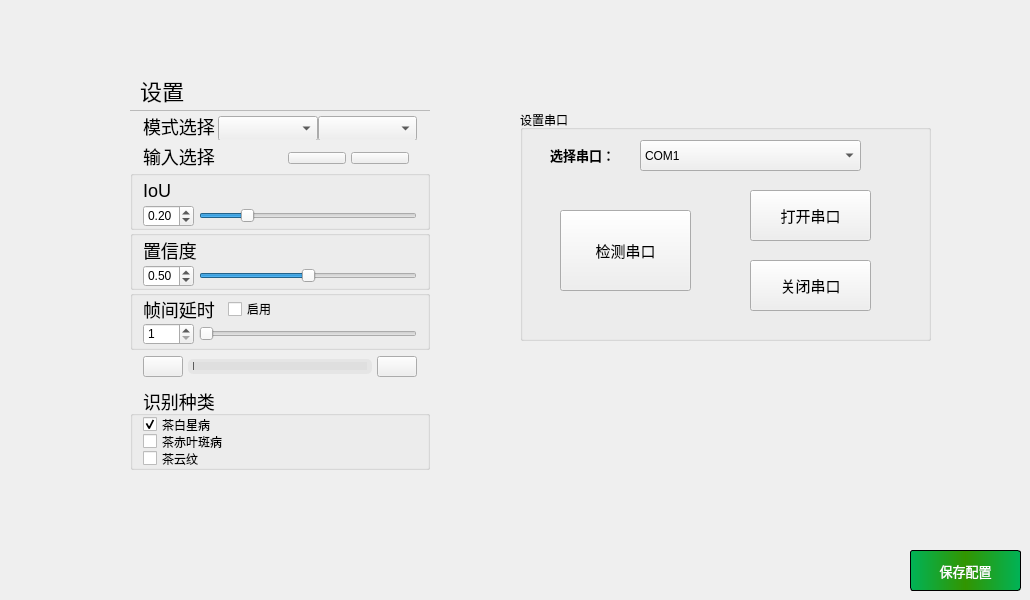
    <widget class="QWidget" name="tab_2">
     <attribute name="icon">
      <iconset>
       <normaloff>../PycharmProjects/Upper/image/sz_01.png</normaloff>
       <normalon>../PycharmProjects/Upper/image/sz.png</normalon>../PycharmProjects/Upper/image/sz_01.png</iconset>
     </attribute>
     <attribute name="title">
      <string>参数设置</string>
     </attribute>
     <widget class="QPushButton" name="save_buton">
      <property name="geometry">
       <rect>
        <x>910</x>
        <y>550</y>
        <width>111</width>
        <height>41</height>
       </rect>
      </property>
      <property name="font">
       <font>
        <family>微软雅黑</family>
        <pointsize>10</pointsize>
        <weight>9</weight>
        <italic>false</italic>
        <bold>false</bold>
       </font>
      </property>
      <property name="styleSheet">
       <string notr="true">QPushButton{  
    border-radius:3px ;
    font: 75 10pt &quot;微软雅黑&quot;;	
	background-color: qlineargradient(x1:0, y1:0, x2:1, y2:0,stop:0 rgb(0, 179, 87),stop:0.5 rgb(50, 149, 0),stop:1 rgb(0,179, 87));
    color: rgb(255, 255, 255);
	border: 0.5px solid ;
}

QPushButton:hover{
	background-color: rgb(132, 132, 132);
}
QPushButton:pressed{
	background-color: rgb(63, 63, 63);
}</string>
      </property>
      <property name="text">
       <string>保存配置</string>
      </property>
     </widget>
     <widget class="QGroupBox" name="groupBox_4">
      <property name="geometry">
       <rect>
        <x>520</x>
        <y>110</y>
        <width>411</width>
        <height>231</height>
       </rect>
      </property>
      <property name="title">
       <string>设置串口</string>
      </property>
      <widget class="QPushButton" name="checkbutton">
       <property name="geometry">
        <rect>
         <x>40</x>
         <y>100</y>
         <width>131</width>
         <height>81</height>
        </rect>
       </property>
       <property name="font">
        <font>
         <pointsize>11</pointsize>
        </font>
       </property>
       <property name="text">
        <string>检测串口</string>
       </property>
      </widget>
      <widget class="QPushButton" name="closebutton">
       <property name="geometry">
        <rect>
         <x>230</x>
         <y>150</y>
         <width>121</width>
         <height>51</height>
        </rect>
       </property>
       <property name="font">
        <font>
         <pointsize>11</pointsize>
        </font>
       </property>
       <property name="text">
        <string>关闭串口</string>
       </property>
      </widget>
      <widget class="QPushButton" name="openbutton">
       <property name="geometry">
        <rect>
         <x>230</x>
         <y>80</y>
         <width>121</width>
         <height>51</height>
        </rect>
       </property>
       <property name="font">
        <font>
         <pointsize>11</pointsize>
        </font>
       </property>
       <property name="text">
        <string>打开串口</string>
       </property>
      </widget>
      <widget class="QLabel" name="label_5">
       <property name="geometry">
        <rect>
         <x>30</x>
         <y>30</y>
         <width>81</width>
         <height>31</height>
        </rect>
       </property>
       <property name="text">
        <string>&lt;html&gt;&lt;head/&gt;&lt;body&gt;&lt;p&gt;&lt;span style=&quot; font-size:10pt; font-weight:600;&quot;&gt;选择串口：&lt;/span&gt;&lt;/p&gt;&lt;/body&gt;&lt;/html&gt;</string>
       </property>
      </widget>
      <widget class="QComboBox" name="comboBox">
       <property name="geometry">
        <rect>
         <x>120</x>
         <y>30</y>
         <width>221</width>
         <height>31</height>
        </rect>
       </property>
       <item>
        <property name="text">
         <string>COM1</string>
        </property>
       </item>
       <item>
        <property name="text">
         <string>COM2</string>
        </property>
       </item>
       <item>
        <property name="text">
         <string>COM3</string>
        </property>
       </item>
      </widget>
     </widget>
     <widget class="QGroupBox" name="groupBox_7">
      <property name="geometry">
       <rect>
        <x>130</x>
        <y>290</y>
        <width>300</width>
        <height>60</height>
       </rect>
      </property>
      <property name="minimumSize">
       <size>
        <width>0</width>
        <height>60</height>
       </size>
      </property>
      <property name="maximumSize">
       <size>
        <width>16777215</width>
        <height>60</height>
       </size>
      </property>
      <property name="styleSheet">
       <string notr="true">#groupBox_6{
border:none;
}</string>
      </property>
      <property name="title">
       <string/>
      </property>
      <layout class="QVBoxLayout" name="verticalLayout_8">
       <property name="spacing">
        <number>0</number>
       </property>
       <property name="leftMargin">
        <number>10</number>
       </property>
       <property name="topMargin">
        <number>0</number>
       </property>
       <property name="rightMargin">
        <number>10</number>
       </property>
       <property name="bottomMargin">
        <number>0</number>
       </property>
       <item>
        <layout class="QHBoxLayout" name="horizontalLayout_13">
         <property name="spacing">
          <number>5</number>
         </property>
         <property name="bottomMargin">
          <number>0</number>
         </property>
         <item>
          <widget class="QLabel" name="label_11">
           <property name="maximumSize">
            <size>
             <width>80</width>
             <height>16777215</height>
            </size>
           </property>
           <property name="styleSheet">
            <string notr="true">font-size:18px;</string>
           </property>
           <property name="text">
            <string>帧间延时</string>
           </property>
          </widget>
         </item>
         <item>
          <widget class="QCheckBox" name="checkBox_enable">
           <property name="styleSheet">
            <string notr="true"/>
           </property>
           <property name="text">
            <string>启用</string>
           </property>
          </widget>
         </item>
        </layout>
       </item>
       <item>
        <layout class="QHBoxLayout" name="horizontalLayout_14">
         <property name="spacing">
          <number>5</number>
         </property>
         <item>
          <widget class="QSpinBox" name="rateSpinBox">
           <property name="minimumSize">
            <size>
             <width>51</width>
             <height>0</height>
            </size>
           </property>
           <property name="styleSheet">
            <string notr="true"/>
           </property>
           <property name="minimum">
            <number>1</number>
           </property>
           <property name="maximum">
            <number>30</number>
           </property>
          </widget>
         </item>
         <item>
          <widget class="QSlider" name="rateSlider">
           <property name="styleSheet">
            <string notr="true"/>
           </property>
           <property name="minimum">
            <number>1</number>
           </property>
           <property name="maximum">
            <number>30</number>
           </property>
           <property name="pageStep">
            <number>1</number>
           </property>
           <property name="value">
            <number>1</number>
           </property>
           <property name="orientation">
            <enum>Qt::Horizontal</enum>
           </property>
          </widget>
         </item>
        </layout>
       </item>
      </layout>
     </widget>
     <widget class="QGroupBox" name="groupBox_2">
      <property name="geometry">
       <rect>
        <x>130</x>
        <y>110</y>
        <width>300</width>
        <height>30</height>
       </rect>
      </property>
      <property name="minimumSize">
       <size>
        <width>0</width>
        <height>30</height>
       </size>
      </property>
      <property name="maximumSize">
       <size>
        <width>16777215</width>
        <height>30</height>
       </size>
      </property>
      <property name="styleSheet">
       <string notr="true">#groupBox_2{
border:none;
border-top:1px solid #bababa;
}
</string>
      </property>
      <property name="title">
       <string/>
      </property>
      <layout class="QHBoxLayout" name="horizontalLayout_7">
       <property name="spacing">
        <number>0</number>
       </property>
       <property name="leftMargin">
        <number>10</number>
       </property>
       <property name="topMargin">
        <number>0</number>
       </property>
       <property name="rightMargin">
        <number>10</number>
       </property>
       <property name="bottomMargin">
        <number>0</number>
       </property>
       <item>
        <widget class="QLabel" name="label_6">
         <property name="minimumSize">
          <size>
           <width>0</width>
           <height>0</height>
          </size>
         </property>
         <property name="maximumSize">
          <size>
           <width>75</width>
           <height>16777215</height>
          </size>
         </property>
         <property name="styleSheet">
          <string notr="true">font-size:18px;</string>
         </property>
         <property name="text">
          <string>模式选择</string>
         </property>
         <property name="indent">
          <number>0</number>
         </property>
        </widget>
       </item>
       <item>
        <widget class="QComboBox" name="comboBox_task">
         <property name="minimumSize">
          <size>
           <width>0</width>
           <height>25</height>
          </size>
         </property>
         <property name="maximumSize">
          <size>
           <width>120</width>
           <height>16777215</height>
          </size>
         </property>
         <property name="currentIndex">
          <number>-1</number>
         </property>
        </widget>
       </item>
       <item>
        <widget class="QComboBox" name="comboBox_model">
         <property name="minimumSize">
          <size>
           <width>0</width>
           <height>25</height>
          </size>
         </property>
        </widget>
       </item>
      </layout>
     </widget>
     <widget class="QGroupBox" name="groupBox">
      <property name="geometry">
       <rect>
        <x>130</x>
        <y>70</y>
        <width>300</width>
        <height>40</height>
       </rect>
      </property>
      <property name="minimumSize">
       <size>
        <width>0</width>
        <height>40</height>
       </size>
      </property>
      <property name="maximumSize">
       <size>
        <width>16777215</width>
        <height>40</height>
       </size>
      </property>
      <property name="styleSheet">
       <string notr="true">border:none;</string>
      </property>
      <property name="title">
       <string/>
      </property>
      <layout class="QHBoxLayout" name="horizontalLayout_6">
       <property name="spacing">
        <number>0</number>
       </property>
       <property name="leftMargin">
        <number>10</number>
       </property>
       <property name="topMargin">
        <number>0</number>
       </property>
       <property name="rightMargin">
        <number>10</number>
       </property>
       <property name="bottomMargin">
        <number>0</number>
       </property>
       <item>
        <widget class="QLabel" name="label_3">
         <property name="styleSheet">
          <string notr="true">font-size:22px;</string>
         </property>
         <property name="text">
          <string>设置</string>
         </property>
         <property name="indent">
          <number>0</number>
         </property>
        </widget>
       </item>
      </layout>
     </widget>
     <widget class="QGroupBox" name="groupBox_3">
      <property name="geometry">
       <rect>
        <x>130</x>
        <y>140</y>
        <width>300</width>
        <height>30</height>
       </rect>
      </property>
      <property name="minimumSize">
       <size>
        <width>0</width>
        <height>30</height>
       </size>
      </property>
      <property name="maximumSize">
       <size>
        <width>16777215</width>
        <height>30</height>
       </size>
      </property>
      <property name="styleSheet">
       <string notr="true">#groupBox_3{
border:none;
}</string>
      </property>
      <property name="title">
       <string/>
      </property>
      <layout class="QHBoxLayout" name="horizontalLayout_9">
       <property name="spacing">
        <number>0</number>
       </property>
       <property name="leftMargin">
        <number>10</number>
       </property>
       <property name="topMargin">
        <number>0</number>
       </property>
       <property name="rightMargin">
        <number>10</number>
       </property>
       <property name="bottomMargin">
        <number>0</number>
       </property>
       <item>
        <widget class="QLabel" name="label_7">
         <property name="maximumSize">
          <size>
           <width>16777215</width>
           <height>16777215</height>
          </size>
         </property>
         <property name="styleSheet">
          <string notr="true">font-size:18px;</string>
         </property>
         <property name="text">
          <string>输入选择</string>
         </property>
        </widget>
       </item>
       <item>
        <widget class="QGroupBox" name="groupBox_input">
         <property name="styleSheet">
          <string notr="true">#groupBox_input{
border:none;
}</string>
         </property>
         <property name="title">
          <string/>
         </property>
         <layout class="QHBoxLayout" name="horizontalLayout_10">
          <property name="spacing">
           <number>5</number>
          </property>
          <property name="leftMargin">
           <number>5</number>
          </property>
          <property name="topMargin">
           <number>0</number>
          </property>
          <property name="rightMargin">
           <number>5</number>
          </property>
          <property name="bottomMargin">
           <number>0</number>
          </property>
          <item>
           <widget class="QPushButton" name="fileButton_2">
            <property name="minimumSize">
             <size>
              <width>0</width>
              <height>0</height>
             </size>
            </property>
            <property name="toolTip">
             <string>打开</string>
            </property>
            <property name="text">
             <string/>
            </property>
            <property name="icon">
             <iconset resource="E:/参考界面/boneage_pyqt5-master/UIqrc.qrc">
              <normaloff>:/detect/icon/打开.png</normaloff>:/detect/icon/打开.png</iconset>
            </property>
           </widget>
          </item>
          <item>
           <widget class="QPushButton" name="cameraButton_2">
            <property name="minimumSize">
             <size>
              <width>0</width>
              <height>0</height>
             </size>
            </property>
            <property name="toolTip">
             <string>摄像头</string>
            </property>
            <property name="text">
             <string/>
            </property>
            <property name="icon">
             <iconset resource="E:/参考界面/boneage_pyqt5-master/UIqrc.qrc">
              <normaloff>:/detect/icon/摄像头开.png</normaloff>
              <activeon>:/detect/icon/摄像头关.png</activeon>
              <selectedon>:/detect/icon/摄像头关.png</selectedon>:/detect/icon/摄像头开.png</iconset>
            </property>
            <property name="checkable">
             <bool>true</bool>
            </property>
           </widget>
          </item>
         </layout>
        </widget>
       </item>
      </layout>
     </widget>
     <widget class="QGroupBox" name="groupBox_8">
      <property name="geometry">
       <rect>
        <x>130</x>
        <y>230</y>
        <width>300</width>
        <height>60</height>
       </rect>
      </property>
      <property name="minimumSize">
       <size>
        <width>0</width>
        <height>60</height>
       </size>
      </property>
      <property name="maximumSize">
       <size>
        <width>16777215</width>
        <height>60</height>
       </size>
      </property>
      <property name="styleSheet">
       <string notr="true">#groupBox_5{
border:none;
}</string>
      </property>
      <property name="title">
       <string/>
      </property>
      <layout class="QVBoxLayout" name="verticalLayout_7">
       <property name="spacing">
        <number>0</number>
       </property>
       <property name="leftMargin">
        <number>10</number>
       </property>
       <property name="topMargin">
        <number>0</number>
       </property>
       <property name="rightMargin">
        <number>10</number>
       </property>
       <property name="bottomMargin">
        <number>0</number>
       </property>
       <item>
        <widget class="QLabel" name="label_10">
         <property name="styleSheet">
          <string notr="true">font-size:18px;</string>
         </property>
         <property name="text">
          <string>置信度</string>
         </property>
        </widget>
       </item>
       <item>
        <layout class="QHBoxLayout" name="horizontalLayout_12">
         <property name="spacing">
          <number>5</number>
         </property>
         <item>
          <widget class="QDoubleSpinBox" name="confSpinBox">
           <property name="styleSheet">
            <string notr="true"/>
           </property>
           <property name="maximum">
            <double>1.000000000000000</double>
           </property>
           <property name="singleStep">
            <double>0.010000000000000</double>
           </property>
           <property name="value">
            <double>0.500000000000000</double>
           </property>
          </widget>
         </item>
         <item>
          <widget class="QSlider" name="confSlider">
           <property name="styleSheet">
            <string notr="true"/>
           </property>
           <property name="maximum">
            <number>100</number>
           </property>
           <property name="value">
            <number>50</number>
           </property>
           <property name="orientation">
            <enum>Qt::Horizontal</enum>
           </property>
          </widget>
         </item>
        </layout>
       </item>
      </layout>
     </widget>
     <widget class="QGroupBox" name="groupBox_9">
      <property name="geometry">
       <rect>
        <x>130</x>
        <y>170</y>
        <width>300</width>
        <height>60</height>
       </rect>
      </property>
      <property name="minimumSize">
       <size>
        <width>0</width>
        <height>60</height>
       </size>
      </property>
      <property name="maximumSize">
       <size>
        <width>16777215</width>
        <height>60</height>
       </size>
      </property>
      <property name="styleSheet">
       <string notr="true">#groupBox_4{
border:none;
}</string>
      </property>
      <property name="title">
       <string/>
      </property>
      <layout class="QVBoxLayout" name="verticalLayout_6">
       <property name="spacing">
        <number>0</number>
       </property>
       <property name="leftMargin">
        <number>10</number>
       </property>
       <property name="topMargin">
        <number>0</number>
       </property>
       <property name="rightMargin">
        <number>10</number>
       </property>
       <property name="bottomMargin">
        <number>0</number>
       </property>
       <item>
        <widget class="QLabel" name="label_8">
         <property name="styleSheet">
          <string notr="true">font-size:18px;</string>
         </property>
         <property name="text">
          <string>IoU</string>
         </property>
        </widget>
       </item>
       <item>
        <layout class="QHBoxLayout" name="horizontalLayout_11">
         <property name="spacing">
          <number>5</number>
         </property>
         <property name="leftMargin">
          <number>0</number>
         </property>
         <property name="rightMargin">
          <number>0</number>
         </property>
         <item>
          <widget class="QDoubleSpinBox" name="iouSpinBox">
           <property name="styleSheet">
            <string notr="true"/>
           </property>
           <property name="maximum">
            <double>1.000000000000000</double>
           </property>
           <property name="singleStep">
            <double>0.010000000000000</double>
           </property>
           <property name="value">
            <double>0.200000000000000</double>
           </property>
          </widget>
         </item>
         <item>
          <widget class="QSlider" name="iouSlider">
           <property name="styleSheet">
            <string notr="true"/>
           </property>
           <property name="maximum">
            <number>100</number>
           </property>
           <property name="value">
            <number>20</number>
           </property>
           <property name="orientation">
            <enum>Qt::Horizontal</enum>
           </property>
          </widget>
         </item>
        </layout>
       </item>
      </layout>
     </widget>
     <widget class="QGroupBox" name="groupBox_10">
      <property name="geometry">
       <rect>
        <x>130</x>
        <y>350</y>
        <width>300</width>
        <height>30</height>
       </rect>
      </property>
      <property name="minimumSize">
       <size>
        <width>0</width>
        <height>30</height>
       </size>
      </property>
      <property name="maximumSize">
       <size>
        <width>16777215</width>
        <height>30</height>
       </size>
      </property>
      <property name="styleSheet">
       <string notr="true">#groupBox_10{
border:none;
}</string>
      </property>
      <property name="title">
       <string/>
      </property>
      <layout class="QHBoxLayout" name="horizontalLayout_15">
       <property name="spacing">
        <number>5</number>
       </property>
       <property name="leftMargin">
        <number>10</number>
       </property>
       <property name="topMargin">
        <number>0</number>
       </property>
       <property name="rightMargin">
        <number>10</number>
       </property>
       <property name="bottomMargin">
        <number>0</number>
       </property>
       <item>
        <widget class="QPushButton" name="runButton">
         <property name="minimumSize">
          <size>
           <width>0</width>
           <height>0</height>
          </size>
         </property>
         <property name="toolTip">
          <string>运行/暂停</string>
         </property>
         <property name="text">
          <string/>
         </property>
         <property name="icon">
          <iconset resource="E:/参考界面/boneage_pyqt5-master/UIqrc.qrc">
           <normaloff>:/detect/icon/运行.png</normaloff>
           <activeon>:/detect/icon/暂停.png</activeon>
           <selectedon>:/detect/icon/暂停.png</selectedon>:/detect/icon/运行.png</iconset>
         </property>
         <property name="checkable">
          <bool>true</bool>
         </property>
        </widget>
       </item>
       <item>
        <widget class="QSlider" name="ProgressSlider">
         <property name="styleSheet">
          <string notr="true">QSlider {
    color: rgb(255, 255, 255);
    font: 10px;
    border-radius: 5px;
    text-align: center;
    border: none;
    background-color: rgba(215, 215, 215, 100);
    height: 15px;
}
QSlider::groove:horizontal {
    border-radius: 5px;
    border: 1px;
    height: 8px;
    margin: 0px;
    left: 5px; 
    right: 5px;
}

QSlider::handle:horizontal {
    border: 0px;
    width: 15px;
	border-image:none;
    margin: -7px -7px -7px -7px;
}
QSlider::add-page:horizontal {
    background: qlineargradient(spread: pad, x1: 0, y1: 1, x2: 0, y2: 0, stop: 0 rgba(215, 215, 215, 100), stop: 0.25 rgba(215, 215, 215, 100), stop: 0.5 rgba(215, 215, 215, 100), stop: 1 rgba(215, 215, 215, 100));
    border-radius: 5px;
}
QSlider::sub-page:horizontal {
    background: qlineargradient(spread: pad, x1: 0, y1: 1, x2: 0, y2: 0, stop: 0 rgba(55, 55, 55, 200), stop: 0.25 rgba(55, 55, 55, 200), stop: 0.5 rgba(55, 55, 55, 200), stop: 1 rgba(55, 55, 55, 200));
    border-radius: 5px;
}
</string>
         </property>
         <property name="minimum">
          <number>0</number>
         </property>
         <property name="maximum">
          <number>100</number>
         </property>
         <property name="singleStep">
          <number>1</number>
         </property>
         <property name="value">
          <number>0</number>
         </property>
         <property name="orientation">
          <enum>Qt::Horizontal</enum>
         </property>
        </widget>
       </item>
       <item>
        <widget class="QPushButton" name="detectButton">
         <property name="minimumSize">
          <size>
           <width>0</width>
           <height>0</height>
          </size>
         </property>
         <property name="toolTip">
          <string>检测</string>
         </property>
         <property name="text">
          <string/>
         </property>
         <property name="icon">
          <iconset resource="E:/参考界面/boneage_pyqt5-master/UIqrc.qrc">
           <normaloff>:/detect/icon/focus (2).png</normaloff>
           <activeon>:/detect/icon/focus.png</activeon>
           <selectedon>:/detect/icon/focus.png</selectedon>:/detect/icon/focus (2).png</iconset>
         </property>
         <property name="checkable">
          <bool>true</bool>
         </property>
         <property name="checked">
          <bool>false</bool>
         </property>
        </widget>
       </item>
      </layout>
     </widget>
     <widget class="QTextEdit" name="detection_info">
      <property name="geometry">
       <rect>
        <x>140</x>
        <y>70</y>
        <width>280</width>
        <height>233</height>
       </rect>
      </property>
      <property name="styleSheet">
       <string notr="true">background-color: rgba(12, 28, 77, 0);

border-radius:0px;
font-family: &quot;Microsoft YaHei&quot;;
font-size: 12px;
color: rgb(218, 218, 218);</string>
      </property>
      <property name="readOnly">
       <bool>true</bool>
      </property>
     </widget>
     <widget class="QGroupBox" name="groupBox_11">
      <property name="geometry">
       <rect>
        <x>130</x>
        <y>380</y>
        <width>101</width>
        <height>40</height>
       </rect>
      </property>
      <property name="minimumSize">
       <size>
        <width>0</width>
        <height>40</height>
       </size>
      </property>
      <property name="maximumSize">
       <size>
        <width>16777215</width>
        <height>40</height>
       </size>
      </property>
      <property name="styleSheet">
       <string notr="true">#groupBox_11{
border:none;
}</string>
      </property>
      <property name="title">
       <string/>
      </property>
      <layout class="QHBoxLayout" name="horizontalLayout_16">
       <property name="spacing">
        <number>5</number>
       </property>
       <property name="leftMargin">
        <number>10</number>
       </property>
       <property name="topMargin">
        <number>0</number>
       </property>
       <property name="rightMargin">
        <number>10</number>
       </property>
       <property name="bottomMargin">
        <number>0</number>
       </property>
       <item>
        <widget class="QLabel" name="label_13">
         <property name="maximumSize">
          <size>
           <width>80</width>
           <height>16777215</height>
          </size>
         </property>
         <property name="styleSheet">
          <string notr="true">font-size:18px;</string>
         </property>
         <property name="text">
          <string>识别种类</string>
         </property>
        </widget>
       </item>
      </layout>
     </widget>
     <widget class="QGroupBox" name="groupBox_12">
      <property name="geometry">
       <rect>
        <x>130</x>
        <y>410</y>
        <width>300</width>
        <height>60</height>
       </rect>
      </property>
      <property name="minimumSize">
       <size>
        <width>0</width>
        <height>60</height>
       </size>
      </property>
      <property name="maximumSize">
       <size>
        <width>16777215</width>
        <height>60</height>
       </size>
      </property>
      <property name="styleSheet">
       <string notr="true">#groupBox_4{
border:none;
}</string>
      </property>
      <property name="title">
       <string/>
      </property>
      <layout class="QVBoxLayout" name="verticalLayout_9">
       <property name="spacing">
        <number>0</number>
       </property>
       <property name="leftMargin">
        <number>10</number>
       </property>
       <property name="topMargin">
        <number>0</number>
       </property>
       <property name="rightMargin">
        <number>10</number>
       </property>
       <property name="bottomMargin">
        <number>0</number>
       </property>
       <item>
        <widget class="QCheckBox" name="teabin1">
         <property name="enabled">
          <bool>true</bool>
         </property>
         <property name="styleSheet">
          <string notr="true"/>
         </property>
         <property name="text">
          <string>茶白星病</string>
         </property>
         <property name="checked">
          <bool>true</bool>
         </property>
         <property name="tristate">
          <bool>false</bool>
         </property>
        </widget>
       </item>
       <item>
        <widget class="QCheckBox" name="teabin2">
         <property name="styleSheet">
          <string notr="true"/>
         </property>
         <property name="text">
          <string>茶赤叶斑病</string>
         </property>
        </widget>
       </item>
       <item>
        <widget class="QCheckBox" name="teabin3">
         <property name="styleSheet">
          <string notr="true"/>
         </property>
         <property name="text">
          <string>茶云纹</string>
         </property>
        </widget>
       </item>
      </layout>
     </widget>
    </widget>
